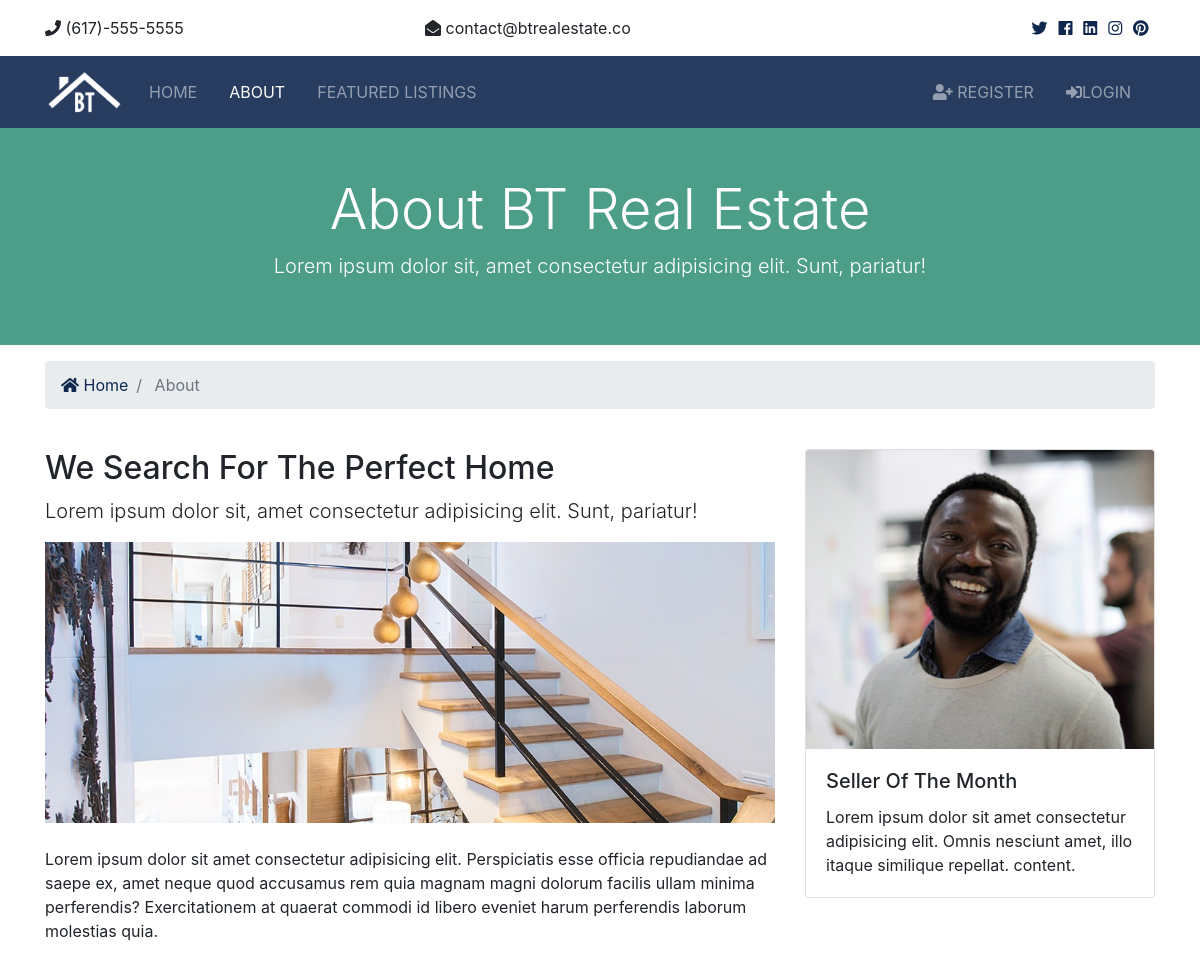
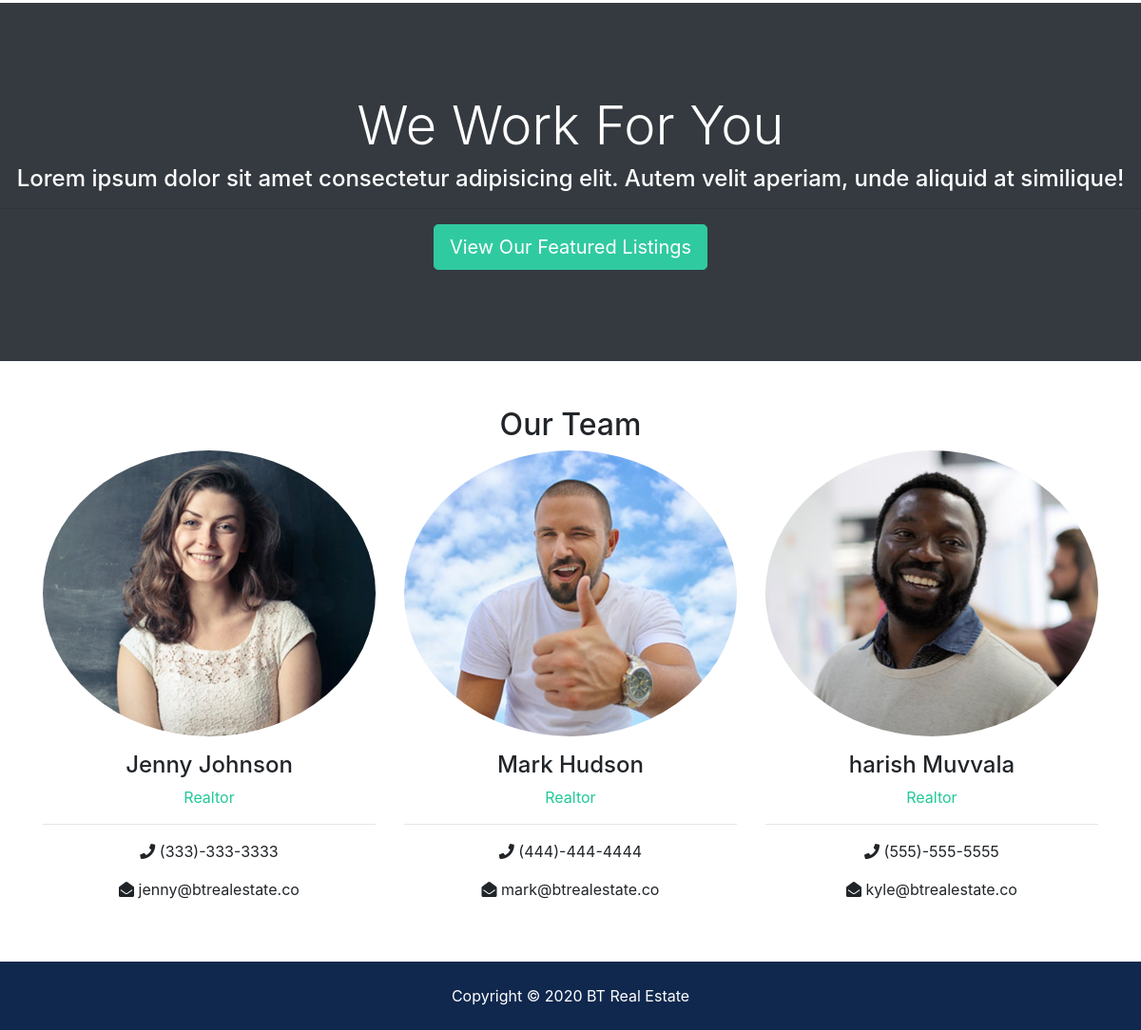
The page /about/ on the database its author committed (2 pictures, top to bottom).
### realtors/models.py (models this page shows, shortened)
class Realtor(models.Model):
    name=models.CharField(max_length=200)
    photo=models.ImageField(upload_to='photos/%y/%m/%d')
    discription=models.TextField()
    email=models.EmailField()
    phone=models.CharField(max_length=15)
    is_mvp=models.BooleanField(default=False)
    hire_date=models.DateTimeField(default=datetime.now)

### pages/views.py (the view)
# urls.py: path('about/',views.about,name='about'),
def about(request):
    realtors = Realtor.objects.all().order_by('hire_date')
    mvp = Realtor.objects.get(is_mvp=True)
    context = {'realtors':realtors,'mvp_realtor':mvp}
    return render(request, 'pages/about.html',context)

### templates/pages/about.html (shortened to what this page needs)
{% extends 'pages/base.html'%}
{% load static %}
{% block content%}
<section id="showcase-inner" class="py-5 text-white">
    <div class="container">
      <div class="row text-center">
        <div class="col-md-12">
          <h1 class="display-4">About BT Real Estate</h1>
          <p class="lead">Lorem ipsum dolor sit, amet consectetur adipisicing elit. Sunt, pariatur!</p>
        </div>
      </div>
    </div>
  </section>
  <section id="bc" class="mt-3">
    <div class="container">
      <nav aria-label="breadcrumb">
        <ol class="breadcrumb">
          <li class="breadcrumb-item">
            <a href="{% url 'home'%}">
              <i class="fas fa-home"></i> Home</a>
          </li>
          <li class="breadcrumb-item active"> About</li>
        </ol>
      </nav>
    </div>
  </section>
  <section id="about" class="py-4">
    <div class="container">
      <div class="row">
        <div class="col-md-8">
          <h2>We Search For The Perfect Home</h2>
          <p class="lead">Lorem ipsum dolor sit, amet consectetur adipisicing elit. Sunt, pariatur!</p>
          <img src="{% static 'img/about.jpg'%}" alt="">
          <p class="mt-4">Lorem ipsum dolor sit amet consectetur adipisicing elit. Perspiciatis esse officia repudiandae ad saepe ex, amet
            neque quod accusamus rem quia magnam magni dolorum facilis ullam minima perferendis? Exercitationem at quaerat
            commodi id libero eveniet harum perferendis laborum molestias quia.</p>
        </div>
        <div class="col-md-4">
          <div class="card">
            <img class="card-img-top" src={{mvp_realtor.photo.url}} alt="Seller of the month">
            <div class="card-body">
              <h5 class="card-title">Seller Of The Month</h5>
              <p class="card-text">Lorem ipsum dolor sit amet consectetur adipisicing elit. Omnis nesciunt amet, illo itaque similique repellat.
                content.
              </p>
            </div>
          </div>
        </div>
      </div>
    </div>
  </section>
  <section id="work" class="bg-dark text-white text-center">
    <h2 class="display-4">We Work For You</h2>
    <h4>Lorem ipsum dolor sit amet consectetur adipisicing elit. Autem velit aperiam, unde aliquid at similique!</h4>
    <hr>
    <a href="{% url 'listings' %}" class="btn btn-secondary text-white btn-lg">View Our Featured Listings</a>
  </section>
  <section id="team" class="py-5">
    <div class="container">
      <h2 class="text-center">Our Team</h2>
      <div class="row text-center">
{%for i in realtors%}
          <div class="col-md-4">
            <img src={{i.photo.url}} alt="" class="rounded-circle mb-3">
            <h4>{{i.name}}</h4>
            <p class="text-success">Realtor</p>
            <hr>
            <p>
              <i class="fas fa-phone"></i> {{i.phone}}</p>
            <p>
              <i class="fas fa-envelope-open"></i> {{i.email}}</p>
          </div>
        {%endfor%}
      </div>
    </div>
  </section>
{% endblock %}

### st/static/css/all.css (style rules this page uses)
.fa, .fas, .far, .fal, .fab { -moz-osx-font-smoothing: grayscale; -webkit-font-smoothing: antialiased; display: inline-block; font-style: normal; font-variant: normal; text-rendering: auto; line-height: 1; }
.fa-envelope-open:before { content: "\f2b6"; }
.fa-home:before { content: "\f015"; }
.fa-phone:before { content: "\f095"; }
.fa, .fas { font-family: 'Font Awesome 5 Free'; font-weight: 900; }

### st/static/css/style.css (style rules this page uses)
.btn-secondary { color: #fff !important; }
img { width: 100%; }
#showcase-inner { background: url(../img/building.jpg) no-repeat top center fixed/cover; position: relative; overflow: hidden; min-height: 200px; }
#showcase-inner::before { content: ''; position: absolute; top: 0; left: 0; min-height: 100%; width: 100%; background: rgba(32, 134, 107, 0.8); }
#work { padding: 6rem 0; }

### rows shown on the page
Realtor: photo (picture), name "harish Muvvala", phone "(555)-555-5555", email "kyle@btrealestate.co"
Realtor: photo (picture), name "Jenny Johnson", phone "(333)-333-3333", email "jenny@btrealestate.co"
Realtor: photo (picture), name "Mark Hudson", phone "(444)-444-4444", email "mark@btrealestate.co"
